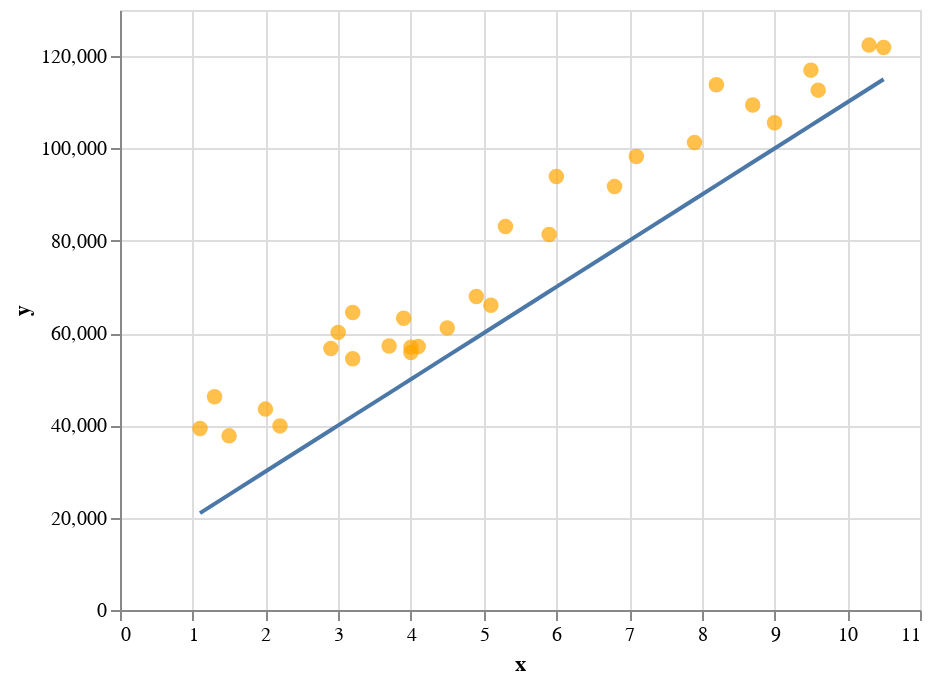

Notebook code for this chart:
### Code cell
# Solution
check_parameters(a=10000, b=10000, x=x, y=y)

### Figure 1 — Vega-Lite specification as saved in the notebook (floating-point values rounded to 4 significant figures)
{"config": {"view": {"continuousWidth": 400, "continuousHeight": 300}}, "layer": [{"data": {"name": "data-1ee9df97fb10d69c78502e814767ebb8"}, "mark": {"type": "circle", "color": "orange", "size": 60}, "encoding": {"x": {"field": "x", "type": "quantitative"}, "y": {"field": "y", "type": "quantitative"}}}, {"data": {"name": "data-5cbc1432c5cc18b63aa4204f82d69a70"}, "mark": "line", "encoding": {"x": {"field": "x", "type": "quantitative"}, "y": {"field": "y", "type": "quantitative"}}}], "$schema": "https://vega.github.io/schema/vega-lite/v4.17.0.json", "datasets": {"data-1ee9df97fb10d69c78502e814767ebb8": [{"x": 1.1, "y": 39340.0}, {"x": 1.3, "y": 46200.0}, {"x": 1.5, "y": 37730.0}, {"x": 2.0, "y": 43520.0}, {"x": 2.2, "y": 39890.0}, {"x": 2.9, "y": 56640.0}, {"x": 3.0, "y": 60150.0}, {"x": 3.2, "y": 54440.0}, {"x": 3.2, "y": 64440.0}, {"x": 3.7, "y": 57190.0}, {"x": 3.9, "y": 63220.0}, {"x": 4.0, "y": 55790.0}, {"x": 4.0, "y": 56960.0}, {"x": 4.1, "y": 57080.0}, {"x": 4.5, "y": 61110.0}, {"x": 4.9, "y": 67940.0}, {"x": 5.1, "y": 66030.0}, {"x": 5.3, "y": 83090.0}, {"x": 5.9, "y": 81360.0}, {"x": 6.0, "y": 93940.0}, {"x": 6.8, "y": 91740.0}, {"x": 7.1, "y": 98270.0}, {"x": 7.9, "y": 101300.0}, {"x": 8.2, "y": 113800.0}, {"x": 8.7, "y": 109400.0}, {"x": 9.0, "y": 105600.0}, {"x": 9.5, "y": 117000.0}, {"x": 9.6, "y": 112600.0}, {"x": 10.3, "y": 122400.0}, {"x": 10.5, "y": 121900.0}], "data-5cbc1432c5cc18b63aa4204f82d69a70": [{"x": 1.1, "y": 21000.0}, {"x": 1.3, "y": 23000.0}, {"x": 1.5, "y": 25000.0}, {"x": 2.0, "y": 30000.0}, {"x": 2.2, "y": 32000.0}, {"x": 2.9, "y": 39000.0}, {"x": 3.0, "y": 40000.0}, {"x": 3.2, "y": 42000.0}, {"x": 3.2, "y": 42000.0}, {"x": 3.7, "y": 47000.0}, {"x": 3.9, "y": 49000.0}, {"x": 4.0, "y": 50000.0}, {"x": 4.0, "y": 50000.0}, {"x": 4.1, "y": 51000.0}, {"x": 4.5, "y": 55000.0}, {"x": 4.9, "y": 59000.0}, {"x": 5.1, "y": 61000.0}, {"x": 5.3, "y": 63000.0}, {"x": 5.9, "y": 69000.0}, {"x": 6.0, "y": 70000.0}, {"x": 6.8, "y": 78000.0}, {"x": 7.1, "y": 81000.0}, {"x": 7.9, "y": 89000.0}, {"x": 8.2, "y": 92000.0}, {"x": 8.7, "y": 97000.0}, {"x": 9.0, "y": 100000.0}, {"x": 9.5, "y": 105000.0}, {"x": 9.6, "y": 106000.0}, {"x": 10.3, "y": 113000.0}, {"x": 10.5, "y": 115000.0}]}}
